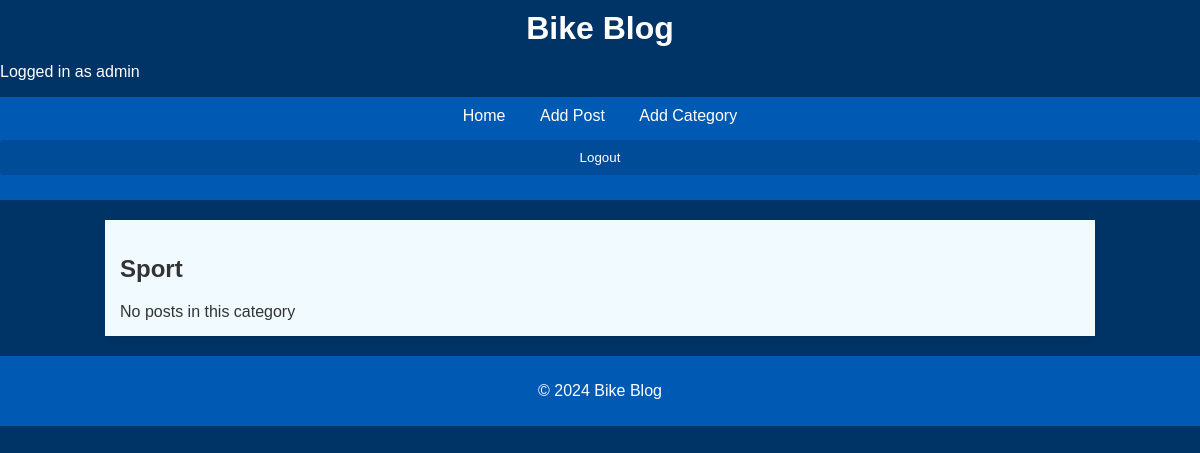
Page /category/sport (signed in) on the earlier database version.
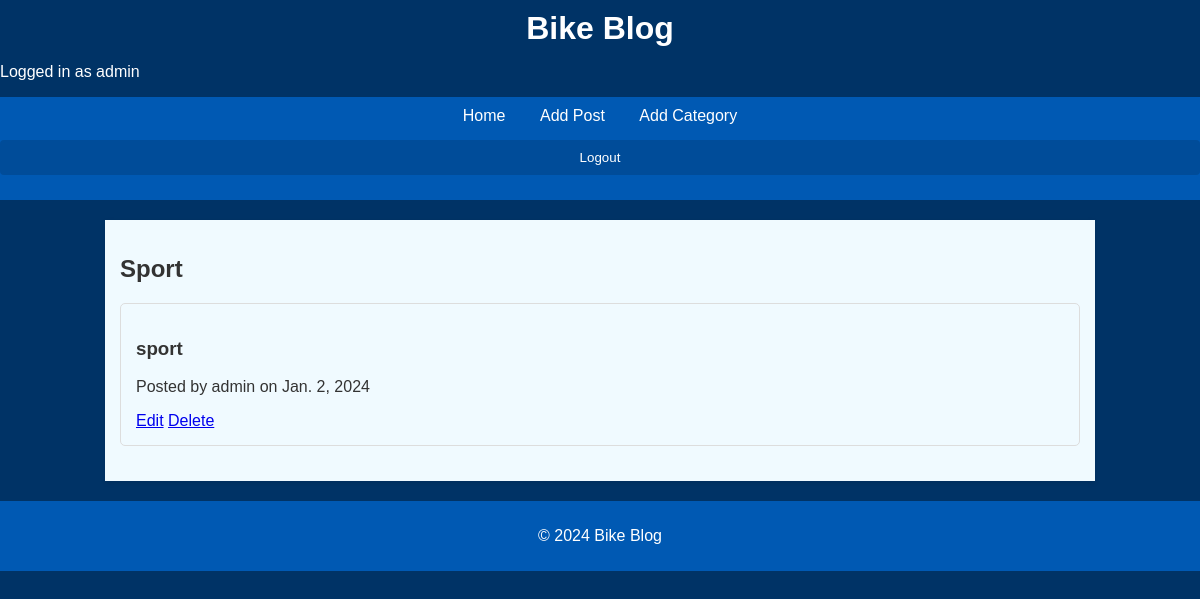
Same page on the later database version.
### theblog/models.py (models this page shows, shortened)
class Post(models.Model):
    title = models.CharField(max_length=255)
    title_tag = models.CharField(max_length=255)
    author = models.ForeignKey(User, on_delete=models.CASCADE)
    body = models.TextField()
    post_date = models.DateField(auto_now_add=True)
    category = models.CharField(max_length=255, default='uncategorized')

### theblog/views.py (the view)
# urls.py: path('category/<str:categories>',CategoryView, name = 'category'),
def CategoryView(request, categories):
    category_posts = Post.objects.filter(category = categories)
    return render(request, 'categories.html', {'categories':categories.title(), 'category_posts':category_posts})

### theblog/templates/categories.html (shortened to what this page needs)
{% extends 'base.html' %}
{% block content %}
<h2>{{ categories }}</h2>
{% if category_posts %}
    {% for post in category_posts %}
    <div class="post">
        <h3><a href="{% url 'article-detail' post.id %}">{{ post.title }} </a></h3>
        <p>Posted by {{ post.author }} on {{ post.post_date }}</p>
        {% if user.is_authenticated %}
            <a href="{% url 'update_post' post.id %}" class="btn btn-primary">Edit</a>
            <a href="{% url 'delete_post' post.id %}" class="btn btn-danger">Delete</a>
        {% endif %}
    </div>
    {% empty %}
        <p>No posts available.</p>
{% endfor %}
{% else %}
No posts in this category
{% endif %}
{% endblock %}

Differences in the rows shown:
added Post: title "sport", author "admin", post_date "Jan. 2, 2024"
Other differences:
text no longer shown: "No posts in this category"
